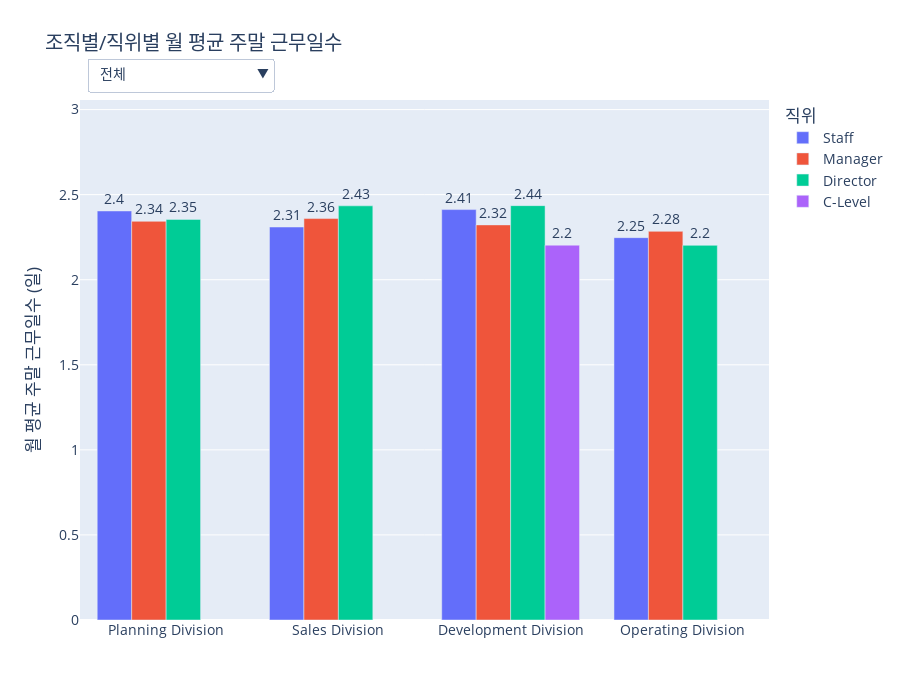

The code cell stored with this chart in its notebook:
### Code cell
import pandas as pd
import numpy as np
import plotly.graph_objects as go
import plotly.io as pio
import plotly.express as px
import datetime

# --- 1. 데이터 임포트 ---
from services.tables.Time_Attendance.detailed_working_info_table import detailed_work_info_df
from services.tables.HR_Core.basic_info_table import emp_df
from services.tables.HR_Core.department_info_table import department_info_df
from services.tables.HR_Core.position_info_table import position_info_df
from services.tables.HR_Core.position_table import position_df
from services.tables.HR_Core.department_table import (
    dept_level_map, parent_map_dept, dept_name_map,
    division_order, office_order
)
from services.helpers.utils import find_parents

def create_figure():
    """
    제안 16: 주말 근무 패턴 분석 그래프를 생성합니다.
    """
    # --- 2. 데이터 준비 및 가공 ---
    work_records = detailed_work_info_df.copy()
    work_records['DATE'] = pd.to_datetime(work_records['DATE'])
    work_records['DAY_OF_WEEK'] = work_records['DATE'].dt.weekday
    weekend_work_df = work_records[
        (~work_records['WORK_ETC'].isin(['휴가', '주말 휴무', '비번', '휴무'])) &
        (work_records['DAY_OF_WEEK'] >= 5)
    ].copy()
    weekend_work_df['PAY_PERIOD'] = weekend_work_df['DATE'].dt.strftime('%Y-%m')
    
    monthly_weekend_days = weekend_work_df.groupby(['EMP_ID', 'PAY_PERIOD']).size().reset_index(name='WEEKEND_WORK_DAYS')
    avg_weekend_days = monthly_weekend_days.groupby('EMP_ID')['WEEKEND_WORK_DAYS'].mean().reset_index()
    
    analysis_df = emp_df[emp_df['CURRENT_EMP_YN'] == 'Y'][['EMP_ID']].copy()
    analysis_df = pd.merge(analysis_df, avg_weekend_days, on='EMP_ID', how='left').fillna(0)

    current_depts = department_info_df[department_info_df['DEP_APP_END_DATE'].isnull()]
    current_positions = position_info_df[position_info_df['GRADE_END_DATE'].isnull()]
    analysis_df = pd.merge(analysis_df, current_depts[['EMP_ID', 'DEP_ID']], on='EMP_ID', how='left')
    analysis_df = pd.merge(analysis_df, current_positions[['EMP_ID', 'POSITION_ID']], on='EMP_ID', how='left')
    
    parent_info = analysis_df['DEP_ID'].apply(lambda x: find_parents(x, dept_level_map, parent_map_dept, dept_name_map))
    analysis_df = pd.concat([analysis_df, parent_info], axis=1)
    analysis_df['OFFICE_NAME'] = analysis_df['OFFICE_NAME'].fillna('(Division 직속)')
    analysis_df = pd.merge(analysis_df, position_df[['POSITION_ID', 'POSITION_NAME']], on='POSITION_ID', how='left')
    analysis_df = analysis_df.dropna(subset=['DIVISION_NAME', 'OFFICE_NAME', 'POSITION_NAME'])

    div_summary = analysis_df.groupby(['DIVISION_NAME', 'POSITION_NAME'], observed=False)['WEEKEND_WORK_DAYS'].mean().reset_index()
    office_summary = analysis_df.groupby(['DIVISION_NAME', 'OFFICE_NAME', 'POSITION_NAME'], observed=False)['WEEKEND_WORK_DAYS'].mean().reset_index()
    
    position_order = ['Staff', 'Manager', 'Director', 'C-Level']
    div_summary['DIVISION_NAME'] = pd.Categorical(div_summary['DIVISION_NAME'], categories=division_order, ordered=True)
    office_summary['OFFICE_NAME'] = pd.Categorical(office_summary['OFFICE_NAME'], categories=office_order, ordered=True)
    div_summary = div_summary.sort_values('DIVISION_NAME')
    office_summary = office_summary.sort_values('OFFICE_NAME')

    # --- 3. Plotly 인터랙티브 그래프 생성 ---
    y_max = pd.concat([div_summary['WEEKEND_WORK_DAYS'], office_summary['WEEKEND_WORK_DAYS']]).max()
    fixed_y_range = [0, y_max * 1.2]

    fig = go.Figure()
    colors = px.colors.qualitative.Plotly
    
    for i, pos_name in enumerate(position_order):
        df_filtered = div_summary[div_summary['POSITION_NAME'] == pos_name]
        fig.add_trace(go.Bar(
            x=df_filtered['DIVISION_NAME'], y=df_filtered['WEEKEND_WORK_DAYS'], name=pos_name, marker_color=colors[i],
            text=df_filtered['WEEKEND_WORK_DAYS'].round(2), textposition='outside'
        ))
    
    office_traces_map = {}
    trace_idx_counter = len(fig.data)
    for div_name in division_order:
        office_div_df = office_summary[office_summary['DIVISION_NAME'] == div_name]
        office_traces_map[div_name] = []
        for j, pos_name in enumerate(position_order):
            df_filtered = office_div_df[office_div_df['POSITION_NAME'] == pos_name]
            fig.add_trace(go.Bar(
                x=df_filtered['OFFICE_NAME'], y=df_filtered['WEEKEND_WORK_DAYS'], name=pos_name, visible=False, marker_color=colors[j],
                text=df_filtered['WEEKEND_WORK_DAYS'].round(2), textposition='outside'
            ))
            office_traces_map[div_name].append(trace_idx_counter)
            trace_idx_counter += 1

    # --- 4. 드롭다운 메뉴 및 레이아웃 업데이트 ---
    buttons = []
    visible_div = [True]*len(position_order) + [False]*(len(fig.data)-len(position_order))
    text_div = [div_summary[div_summary['POSITION_NAME'] == p]['WEEKEND_WORK_DAYS'].round(2) for p in position_order] + [None]*(len(fig.data)-len(position_order))
    buttons.append(dict(label='전체', method='update', 
                        args=[{'visible': visible_div, 'text': text_div},
                              {'title': '전체 Division별 월 평균 주말 근무일수'}]))

    for div_name in division_order:
        visibility_mask = [False] * len(fig.data)
        text_mask = [None] * len(fig.data)
        for trace_idx in office_traces_map.get(div_name, []):
            visibility_mask[trace_idx] = True
            pos_name = fig.data[trace_idx].name
            office_data = office_summary[(office_summary['DIVISION_NAME'] == div_name) & (office_summary['POSITION_NAME'] == pos_name)]
            text_mask[trace_idx] = office_data['WEEKEND_WORK_DAYS'].round(2)
        
        buttons.append(dict(label=f'{div_name}', method='update', 
                            args=[{'visible': visibility_mask, 'text': text_mask},
                                  {'title': f'{div_name} 내 Office별 월 평균 주말 근무일수'}]))

    fig.update_layout(
        updatemenus=[dict(active=0, buttons=buttons, direction="down", pad={"r": 10, "t": 10}, showactive=True, x=0.01, xanchor="left", y=1.1, yanchor="top")],
        title_text='조직별/직위별 월 평균 주말 근무일수',
        yaxis_title='월 평균 주말 근무일수 (일)',
        font_size=14, height=700,
        barmode='group',
        legend_title_text='직위',
        annotations=[dict(text="조직 선택:", showarrow=False, x=0, y=1.08, yref="paper", align="left")],
        yaxis_range=fixed_y_range
    )
    
    return fig



pio.renderers.default = 'vscode'
fig = create_figure()
fig.show()

### Figure 1 — Plotly figure (JSON) as saved in the notebook; plotly's stock layout.template omitted (floating-point values rounded to 4 significant figures)
{"data": [{"marker": {"color": "#636EFA"}, "name": "Staff", "text": [2.4, 2.31, 2.41, 2.25], "textposition": "outside", "type": "bar", "x": ["Planning Division", "Sales Division", "Development Division", "Operating Division"], "y": [2.404, 2.31, 2.412, 2.247]}, {"marker": {"color": "#EF553B"}, "name": "Manager", "text": [2.34, 2.36, 2.32, 2.28], "textposition": "outside", "type": "bar", "x": ["Planning Division", "Sales Division", "Development Division", "Operating Division"], "y": [2.343, 2.359, 2.322, 2.284]}, {"marker": {"color": "#00CC96"}, "name": "Director", "text": [2.35, 2.43, 2.44, 2.2], "textposition": "outside", "type": "bar", "x": ["Planning Division", "Sales Division", "Development Division", "Operating Division"], "y": [2.355, 2.434, 2.435, 2.202]}, {"marker": {"color": "#AB63FA"}, "name": "C-Level", "text": [2.2], "textposition": "outside", "type": "bar", "x": ["Development Division"], "y": [2.203]}, {"marker": {"color": "#636EFA"}, "name": "Staff", "text": [2.47, 2.32, 2.49], "textposition": "outside", "type": "bar", "visible": false, "x": ["Strategy Office", "Finance Office", "Planning Division (직속)"], "y": [2.466, 2.323, 2.485]}, {"marker": {"color": "#EF553B"}, "name": "Manager", "text": [2.29, 2.41, 2.55], "textposition": "outside", "type": "bar", "visible": false, "x": ["Strategy Office", "Finance Office", "Planning Division (직속)"], "y": [2.293, 2.41, 2.547]}, {"marker": {"color": "#00CC96"}, "name": "Director", "text": [2.29, 2.41, 2.19], "textposition": "outside", "type": "bar", "visible": false, "x": ["Strategy Office", "Finance Office", "Planning Division (직속)"], "y": [2.288, 2.407, 2.188]}, {"marker": {"color": "#AB63FA"}, "name": "C-Level", "text": [], "textposition": "outside", "type": "bar", "visible": false, "x": [], "y": []}, {"marker": {"color": "#636EFA"}, "name": "Staff", "text": [2.23, 2.39, 2.3, 2.35], "textposition": "outside", "type": "bar", "visible": false, "x": ["Marketing Office", "Domestic Sales Office", "Global Sales Office", "Sales Division (직속)"], "y": [2.233, 2.392, 2.302, 2.353]}, {"marker": {"color": "#EF553B"}, "name": "Manager", "text": [2.35, 2.36, 2.38, 2.38], "textposition": "outside", "type": "bar", "visible": false, "x": ["Marketing Office", "Domestic Sales Office", "Global Sales Office", "Sales Division (직속)"], "y": [2.347, 2.356, 2.377, 2.375]}, {"marker": {"color": "#00CC96"}, "name": "Director", "text": [2.39, 2.34, 2.54, 2.45], "textposition": "outside", "type": "bar", "visible": false, "x": ["Marketing Office", "Domestic Sales Office", "Global Sales Office", "Sales Division (직속)"], "y": [2.394, 2.34, 2.541, 2.453]}, {"marker": {"color": "#AB63FA"}, "name": "C-Level", "text": [], "textposition": "outside", "type": "bar", "visible": false, "x": [], "y": []}, {"marker": {"color": "#636EFA"}, "name": "Staff", "text": [2.4, 2.43, 2.36], "textposition": "outside", "type": "bar", "visible": false, "x": ["R&D Office", "QA Office", "Development Division (직속)"], "y": [2.402, 2.432, 2.365]}, {"marker": {"color": "#EF553B"}, "name": "Manager", "text": [2.37, 2.3, 1.8], "textposition": "outside", "type": "bar", "visible": false, "x": ["R&D Office", "QA Office", "Development Division (직속)"], "y": [2.367, 2.301, 1.8]}, {"marker": {"color": "#00CC96"}, "name": "Director", "text": [2.44, 2.46, 2.31], "textposition": "outside", "type": "bar", "visible": false, "x": ["R&D Office", "QA Office", "Development Division (직속)"], "y": [2.44, 2.456, 2.312]}, {"marker": {"color": "#AB63FA"}, "name": "C-Level", "text": [2.2], "textposition": "outside", "type": "bar", "visible": false, "x": ["Development Division (직속)"], "y": [2.203]}, {"marker": {"color": "#636EFA"}, "name": "Staff", "text": [2.22, 2.28, 2.07], "textposition": "outside", "type": "bar", "visible": false, "x": ["Engineering Office", "Production Office", "Operating Division (직속)"], "y": [2.216, 2.285, 2.071]}, {"marker": {"color": "#EF553B"}, "name": "Manager", "text": [2.26, 2.29, 2.44], "textposition": "outside", "type": "bar", "visible": false, "x": ["Engineering Office", "Production Office", "Operating Division (직속)"], "y": [2.261, 2.287, 2.442]}, {"marker": {"color": "#00CC96"}, "name": "Director", "text": [2.37, 2.13], "textposition": "outside", "type": "bar", "visible": false, "x": ["Engineering Office", "Production Office"], "y": [2.372, 2.126]}, {"marker": {"color": "#AB63FA"}, "name": "C-Level", "text": [], "textposition": "outside", "type": "bar", "visible": false, "x": [], "y": []}], "layout": {"annotations": [{"align": "left", "showarrow": false, "text": "조직 선택:", "x": 0, "y": 1.08, "yref": "paper"}], "barmode": "group", "font": {"size": 14}, "height": 700, "legend": {"title": {"text": "직위"}}, "title": {"text": "조직별/직위별 월 평균 주말 근무일수"}, "updatemenus": [{"active": 0, "buttons": [{"args": [{"text": [[2.4, 2.31, 2.41, 2.25], [2.34, 2.36, 2.32, 2.28], [2.35, 2.43, 2.44, 2.2], [2.2], null, null, null, null, null, null, null, null, null, null, null, null, null, null, null, null], "visible": [true, true, true, true, false, false, false, false, false, false, false, false, false, false, false, false, false, false, false, false]}, {"title": "전체 Division별 월 평균 주말 근무일수"}], "label": "전체", "method": "update"}, {"args": [{"text": [null, null, null, null, [2.47, 2.32, 2.49], [2.29, 2.41, 2.55], [2.29, 2.41, 2.19], [], null, null, null, null, null, null, null, null, null, null, null, null], "visible": [false, false, false, false, true, true, true, true, false, false, false, false, false, false, false, false, false, false, false, false]}, {"title": "Planning Division 내 Office별 월 평균 주말 근무일수"}], "label": "Planning Division", "method": "update"}, {"args": [{"text": [null, null, null, null, null, null, null, null, [2.23, 2.39, 2.3, 2.35], [2.35, 2.36, 2.38, 2.38], [2.39, 2.34, 2.54, 2.45], [], null, null, null, null, null, null, null, null], "visible": [false, false, false, false, false, false, false, false, true, true, true, true, false, false, false, false, false, false, false, false]}, {"title": "Sales Division 내 Office별 월 평균 주말 근무일수"}], "label": "Sales Division", "method": "update"}, {"args": [{"text": [null, null, null, null, null, null, null, null, null, null, null, null, [2.4, 2.43, 2.36], [2.37, 2.3, 1.8], [2.44, 2.46, 2.31], [2.2], null, null, null, null], "visible": [false, false, false, false, false, false, false, false, false, false, false, false, true, true, true, true, false, false, false, false]}, {"title": "Development Division 내 Office별 월 평균 주말 근무일수"}], "label": "Development Division", "method": "update"}, {"args": [{"text": [null, null, null, null, null, null, null, null, null, null, null, null, null, null, null, null, [2.22, 2.28, 2.07], [2.26, 2.29, 2.44], [2.37, 2.13], []], "visible": [false, false, false, false, false, false, false, false, false, false, false, false, false, false, false, false, true, true, true, true]}, {"title": "Operating Division 내 Office별 월 평균 주말 근무일수"}], "label": "Operating Division", "method": "update"}], "direction": "down", "pad": {"r": 10, "t": 10}, "showactive": true, "x": 0.01, "xanchor": "left", "y": 1.1, "yanchor": "top"}], "yaxis": {"range": [0, 3.056], "title": {"text": "월 평균 주말 근무일수 (일)"}}}}
